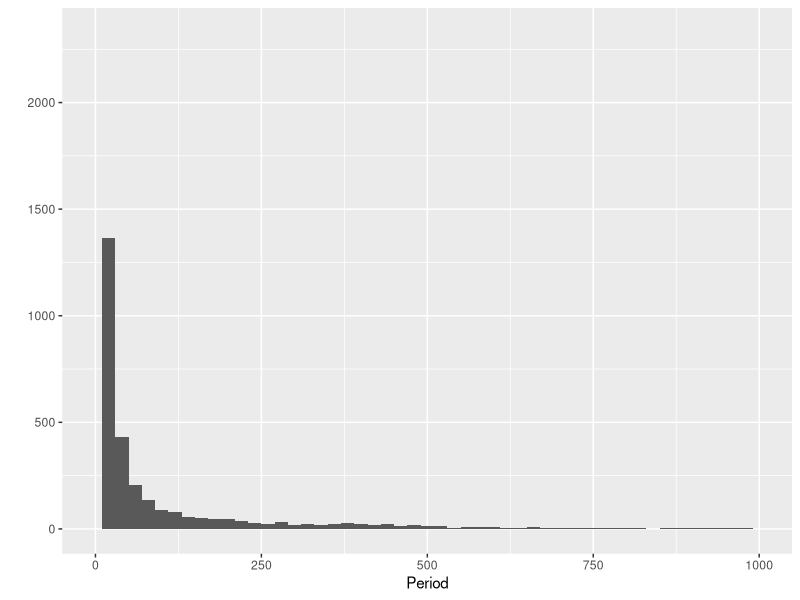
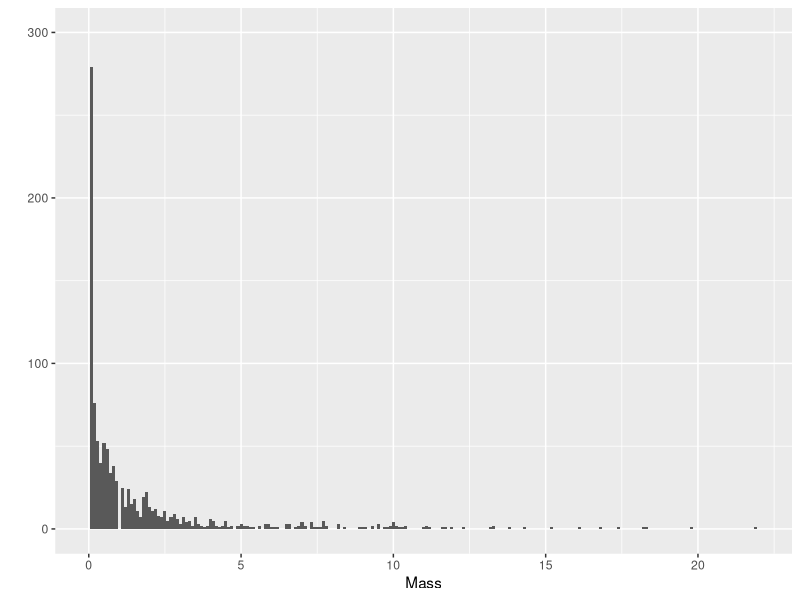
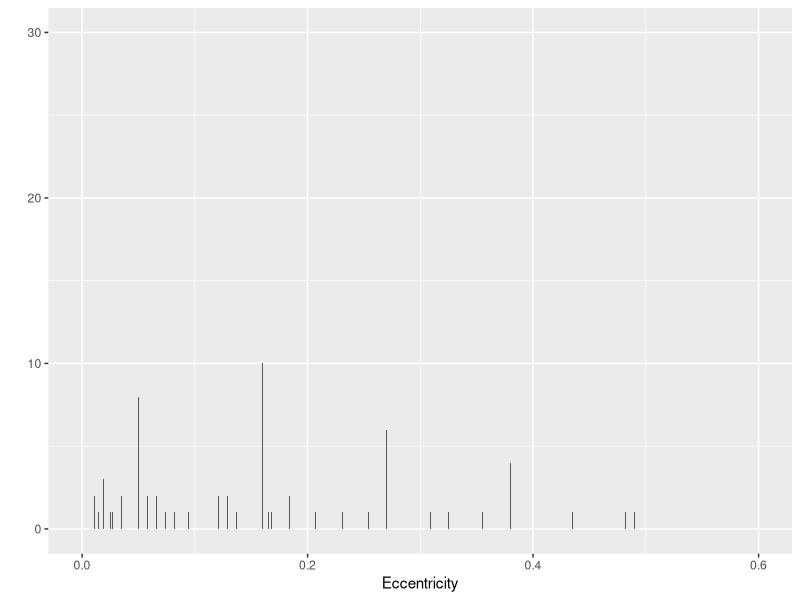
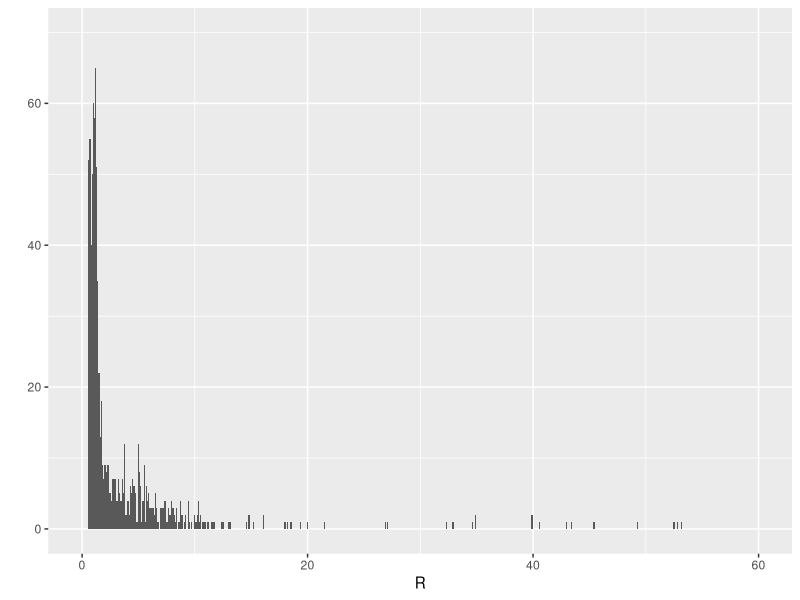
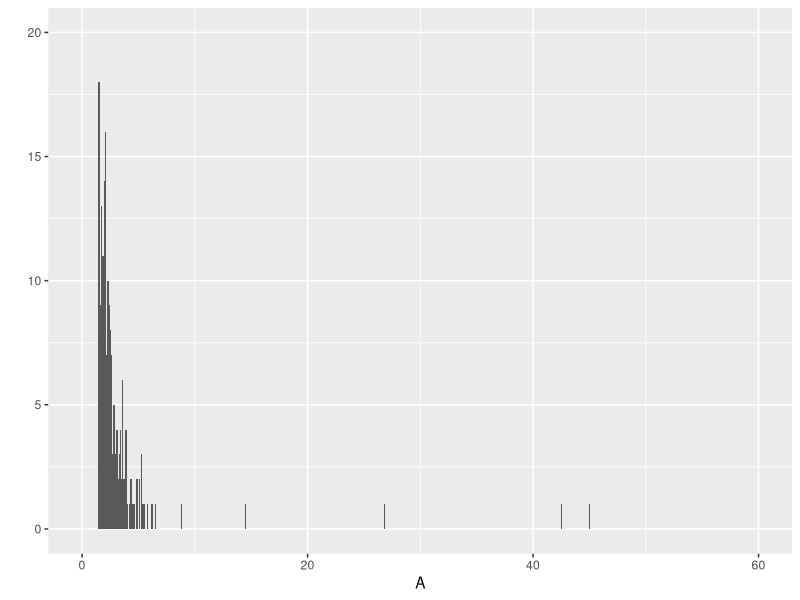
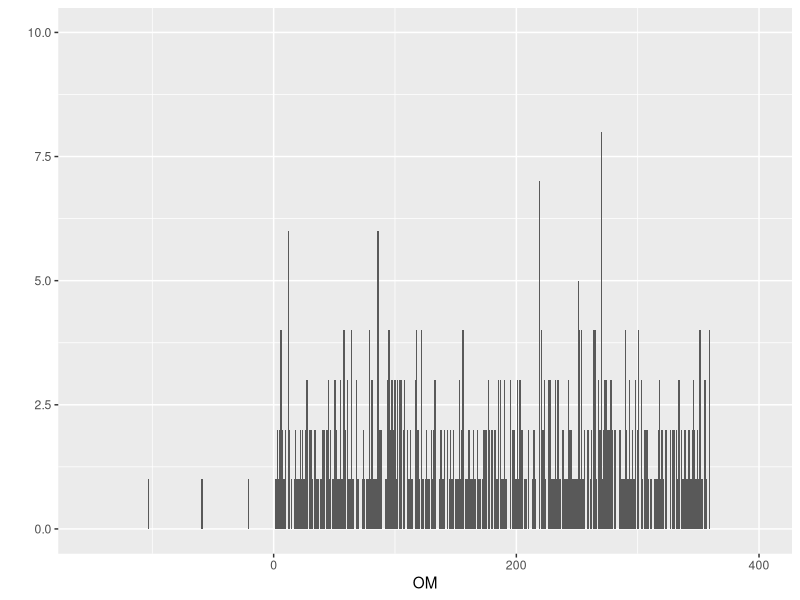
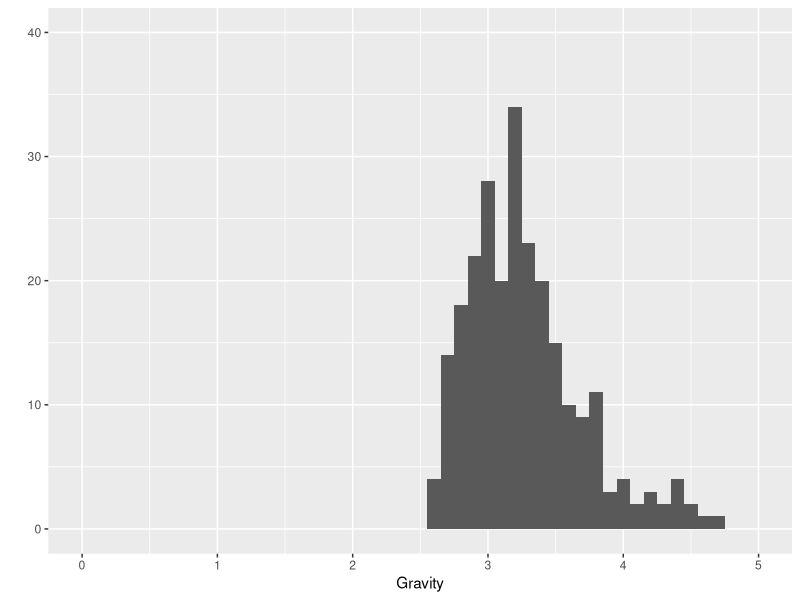
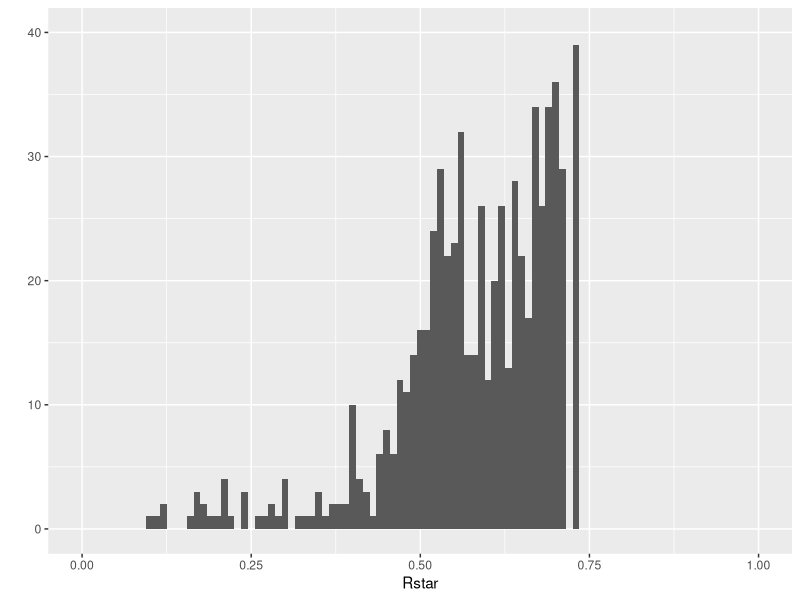

Here is the R script that generated these plots, in order:
## ---- chunk 1
setwd("C:/rwork")
getwd
library(ggplot2)
library(dplyr)
## ---- chunk 2
exoplanet <-read.csv('exoplanets.csv', na.strings=c("", "NA"), stringsAsFactors=FALSE, sep = ',')
dim(exoplanet)
names(exoplanet)
summary(exoplanet)
exoplanet$density <- exoplanet$Mass/exoplanet$R
qplot(x = Period, data=subset(exoplanet, !is.na(Period)), binwidth = 20)+scale_x_continuous(lim = c(0,1000))
summary(exoplanet$Period)
summary(exoplanet$density)
## ---- chunk 3
qplot(x = Mass, data=subset(exoplanet, !is.na(Mass)), binwidth = 0.1)+scale_x_continuous(lim = c(0,22))+scale_y_continuous(lim = c(0,300))
summary(exoplanet$Mass)
## ---- chunk 4
qplot(x = Eccentricity, data=subset(exoplanet, !is.na(Eccentricity)), binwidth = 0.0001)+scale_x_continuous(lim = c(0,0.6))+scale_y_continuous(lim = c(0,30))
summary(exoplanet$Eccentricity)
## ---- chunk 5
qplot(x = R, data=subset(exoplanet, !is.na(R)), binwidth = 0.1)+scale_x_continuous(lim = c(0,60))+scale_y_continuous(lim = c(0,70))
summary(exoplanet$R)
Earth_Jupiter_ratio = 6370/69911
## ---- chunk 6
qplot(x = A, data=subset(exoplanet, !is.na(A)), binwidth = 0.1)+scale_x_continuous(lim = c(0,60))+scale_y_continuous(lim = c(0,20))
summary(exoplanet$A)
## ---- chunk 7
qplot(x = OM, data=subset(exoplanet, !is.na(OM)), binwidth = 1)+scale_x_continuous(lim = c(-150,400))+scale_y_continuous(lim = c(0,10))
summary(exoplanet$OM)
## ---- chunk 8
qplot(x = Gravity, data=subset(exoplanet, !is.na(Gravity)), binwidth = 0.1)+scale_x_continuous(lim = c(0,5))+scale_y_continuous(lim = c(0,40))
summary(exoplanet$Gravity)
## ---- chunk 9
qplot(x = Rstar, data=subset(exoplanet, !is.na(Rstar)), binwidth = 0.01)+scale_x_continuous(lim = c(0,1))+scale_y_continuous(lim = c(0,40))
summary(exoplanet$Rstar)
## ---- chunk 10
qplot(x = R, y = Rstar, data=subset(exoplanet, !is.na(R), !is.na(Rstar)))+scale_x_continuous(lim = c(0,60))+scale_y_continuous(lim = c(0,10))
with(subset(exoplanet, R <= 60, Rstar <= 10), cor.test(R, Rstar))
## ---- chunk 11
qplot(x = Mass, y = Rstar, data=subset(exoplanet, !is.na(Mass), !is.na(Rstar)))+scale_x_continuous(lim = c(0,20))+scale_y_continuous(lim = c(0,10))
# The planetary massass is 
summary(exoplanet$Mass)
# Radius of the star distribution is
summary(exoplanet$Rstar)
with(subset(exoplanet, Rstar <= 10), cor.test(Mass, Rstar))
## ---- chunk 12
qplot(x = Period, y = Rstar, data=subset(exoplanet, !is.na(Period), !is.na(Rstar)))+scale_x_continuous(lim = c(0,1000))+scale_y_continuous(lim = c(0,10))
# The orbital period distribution is
summary(exoplanet$Period)
# The star's radius distribution is
summary(exoplanet$Rstar)
with(subset(exoplanet, Period <= 50, Rstar <= 10), cor.test(Period, Rstar))
## ---- chunk 13
qplot(x = Eccentricity, y = A, data=subset(exoplanet, !is.na(R), !is.na(Rstar)))+scale_x_continuous(lim = c(0,0.2))+scale_y_continuous(lim = c(0,2))
# The eccentricity distribution is
summary(exoplanet$Eccentricity)
# The semi-major axis distribution is
summary(exoplanet$A)
with(subset(exoplanet, A <= 10), cor.test(Eccentricity, A))
## ---- chunk 14
exoplanet$PLANETDISCMETH[is.na(exoplanet$PLANETDISCMETH)] <- "NA"
qplot(x = PLANETDISCMETH, y = Rstar, data=droplevels(subset(exoplanet, !is.na(Rstar))))+geom_boxplot()+scale_y_continuous(lim = c(0,3))
## ---- chunk 15
qplot(x = PLANETDISCMETH, y = R, data=subset(exoplanet, !is.na(R)))+geom_boxplot()+scale_y_continuous(lim = c(0,3))
## ---- chunk 16
qplot(x = PLANETDISCMETH, y = Mass, data=subset(exoplanet))+geom_boxplot()
## ---- chunk 17
summary(exoplanet$PLANETDISCMETH)
## ---- chunk 18
qplot(x = PLANETDISCMETH, y = density, data=subset(exoplanet, !is.na(density)))+geom_boxplot()+scale_y_continuous(lim = c(0,10))
## ---- chunk 19
qplot(x = R, y = Rstar, color=PLANETDISCMETH, data=subset(exoplanet, !is.na(R), !is.na(Rstar)))+scale_x_continuous(lim = c(0,60))+scale_y_continuous(lim = c(0,10))
## ---- chunk 20
qplot(x = Mass, y = Rstar, color=PLANETDISCMETH, data=subset(exoplanet, !is.na(Mass), !is.na(Rstar)))+scale_x_continuous(lim = c(0,20))+scale_y_continuous(lim = c(0,10))
## ---- chunk 21
qplot(x = Period, y = Rstar, color=PLANETDISCMETH, data=subset(exoplanet, !is.na(Period), !is.na(Rstar)))+scale_x_continuous(lim = c(0,1000))+scale_y_continuous(lim = c(0,10))
## ---- chunk 22
qplot(x = Eccentricity, y = A, color=PLANETDISCMETH, data=subset(exoplanet, !is.na(R), !is.na(Rstar)))+scale_x_continuous(lim = c(0,0.2))+scale_y_continuous(lim = c(0,2))
## ---- chunk 23
qplot(x = R, data=subset(exoplanet, !is.na(R)), binwidth = 0.1, main = "Distribution of Planets by the Radii")+scale_x_continuous(lim = c(0,60))+scale_y_continuous(lim = c(0,70))
## ---- chunk 24
qplot(x = PLANETDISCMETH, y = R, data=subset(exoplanet, !is.na(R)), main = "Discovery method effectiveness for Planets of Various Radii")+geom_boxplot()+scale_y_continuous(lim = c(0,3))
## ---- chunk 25
qplot(x = A, data=subset(exoplanet, !is.na(A)), binwidth = 0.1, main = "Distribution of Planets by their Semi-Major Axis")+scale_x_continuous(lim = c(0,5))+scale_y_continuous(lim = c(0,20))
summary(exoplanet$A)
## ---- chunk 26
qplot(x = Eccentricity, y = A, data=subset(exoplanet, !is.na(R), !is.na(Rstar)), main = "The relationship between the Eccentricity and Semi-Major Axis")+scale_x_continuous(lim = c(0,0.2))+scale_y_continuous(lim = c(0,2))
## ---- chunk 27
qplot(x = Eccentricity, y = A, color=PLANETDISCMETH, data=subset(exoplanet, !is.na(R), !is.na(Rstar)), main = "Method of Discovery based on the relationship between the Eccentricity and Semi-Major Axis")+scale_x_continuous(lim = c(0,0.2))+scale_y_continuous(lim = c(0,2))
